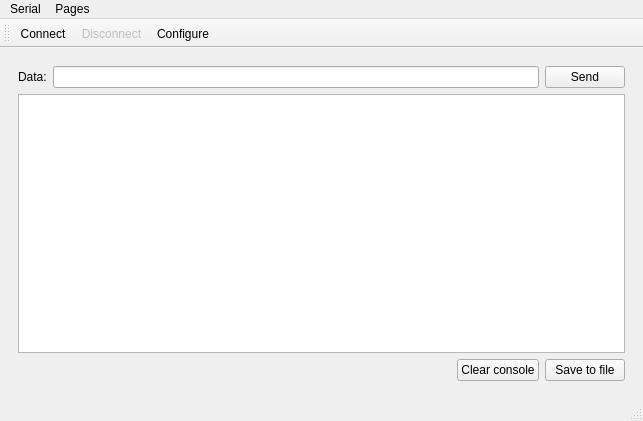
<?xml version="1.0" encoding="UTF-8"?>
<ui version="4.0">
 <class>MainWindow</class>
 <widget class="QMainWindow" name="MainWindow">
  <property name="geometry">
   <rect>
    <x>0</x>
    <y>0</y>
    <width>643</width>
    <height>421</height>
   </rect>
  </property>
  <property name="windowTitle">
   <string>MainWindow</string>
  </property>
  <widget class="QWidget" name="centralwidget">
   <layout class="QVBoxLayout" name="verticalLayout_2">
    <item>
     <widget class="QStackedWidget" name="stackedWidget">
      <property name="currentIndex">
       <number>0</number>
      </property>
      <widget class="QWidget" name="page">
       <layout class="QVBoxLayout" name="verticalLayout">
        <item>
         <layout class="QHBoxLayout" name="horizontalLayout_2">
          <item>
           <widget class="QLabel" name="label">
            <property name="text">
             <string>Data:</string>
            </property>
           </widget>
          </item>
          <item>
           <widget class="QLineEdit" name="lineEdit"/>
          </item>
          <item>
           <widget class="QPushButton" name="btn_sendData">
            <property name="text">
             <string>Send</string>
            </property>
           </widget>
          </item>
         </layout>
        </item>
        <item>
         <widget class="QTextEdit" name="textEdit"/>
        </item>
        <item>
         <layout class="QHBoxLayout" name="horizontalLayout">
          <item>
           <spacer name="horizontalSpacer">
            <property name="orientation">
             <enum>Qt::Horizontal</enum>
            </property>
            <property name="sizeHint" stdset="0">
             <size>
              <width>40</width>
              <height>20</height>
             </size>
            </property>
           </spacer>
          </item>
          <item>
           <widget class="QPushButton" name="btn_clear">
            <property name="text">
             <string>Clear console</string>
            </property>
           </widget>
          </item>
          <item>
           <widget class="QPushButton" name="btn_saveFile">
            <property name="text">
             <string>Save to file</string>
            </property>
           </widget>
          </item>
         </layout>
        </item>
       </layout>
      </widget>
      <widget class="QWidget" name="page_2">
       <layout class="QVBoxLayout" name="verticalLayout_4">
        <item>
         <widget class="QLCDNumber" name="lcdNumber">
          <property name="smallDecimalPoint">
           <bool>true</bool>
          </property>
          <property name="digitCount">
           <number>6</number>
          </property>
         </widget>
        </item>
       </layout>
      </widget>
     </widget>
    </item>
   </layout>
  </widget>
  <widget class="QMenuBar" name="menubar">
   <property name="geometry">
    <rect>
     <x>0</x>
     <y>0</y>
     <width>643</width>
     <height>20</height>
    </rect>
   </property>
   <widget class="QMenu" name="menuSerial">
    <property name="title">
     <string>Serial</string>
    </property>
    <addaction name="actionConnect"/>
    <addaction name="actionDisconnect"/>
    <addaction name="actionConfigure"/>
   </widget>
   <widget class="QMenu" name="menuPages">
    <property name="title">
     <string>Pages</string>
    </property>
    <addaction name="actionConsole"/>
    <addaction name="actionDisplay"/>
   </widget>
   <addaction name="menuSerial"/>
   <addaction name="menuPages"/>
  </widget>
  <widget class="QStatusBar" name="statusbar"/>
  <widget class="QToolBar" name="toolBar">
   <property name="windowTitle">
    <string>toolBar</string>
   </property>
   <attribute name="toolBarArea">
    <enum>TopToolBarArea</enum>
   </attribute>
   <attribute name="toolBarBreak">
    <bool>false</bool>
   </attribute>
   <addaction name="actionConnect"/>
   <addaction name="actionDisconnect"/>
   <addaction name="actionConfigure"/>
  </widget>
  <action name="actionConnect">
   <property name="icon">
    <iconset resource="Assets.qrc">
     <normaloff>:/images/link.png</normaloff>:/images/link.png</iconset>
   </property>
   <property name="text">
    <string>Connect</string>
   </property>
  </action>
  <action name="actionDisconnect">
   <property name="enabled">
    <bool>false</bool>
   </property>
   <property name="icon">
    <iconset resource="Assets.qrc">
     <normaloff>:/images/unlink.png</normaloff>:/images/unlink.png</iconset>
   </property>
   <property name="text">
    <string>Disconnect</string>
   </property>
  </action>
  <action name="actionConfigure">
   <property name="icon">
    <iconset resource="Assets.qrc">
     <normaloff>:/images/config.png</normaloff>:/images/config.png</iconset>
   </property>
   <property name="text">
    <string>Configure</string>
   </property>
  </action>
  <action name="actionConsole">
   <property name="text">
    <string>Console</string>
   </property>
   <property name="toolTip">
    <string>Console</string>
   </property>
  </action>
  <action name="actionDisplay">
   <property name="text">
    <string>Display</string>
   </property>
  </action>
 </widget>
 <resources>
  <include location="Assets.qrc"/>
 </resources>
 <connections/>
</ui>
